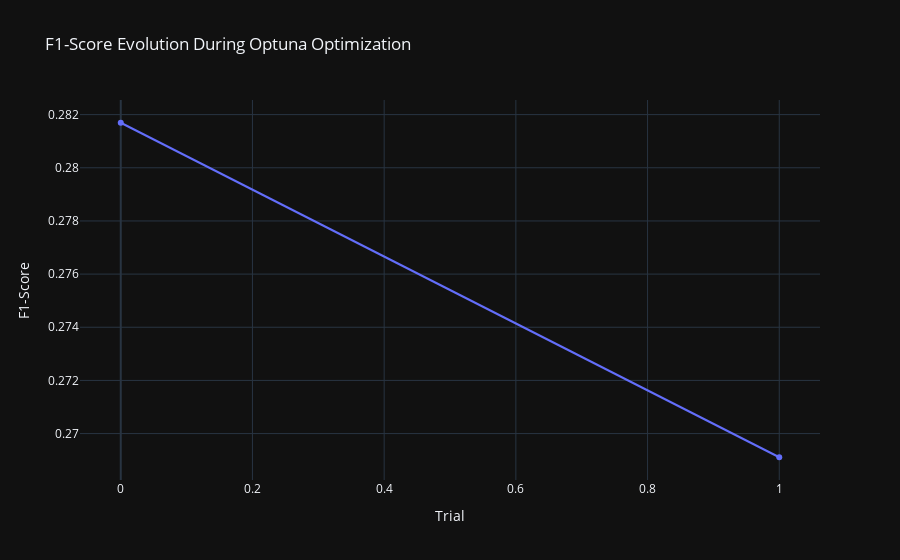

The notebook cell this image was saved under:
### Code cell
visualizations['f1_score_evolution']

### Figure 1 — Plotly figure (JSON) as saved in the notebook; plotly's stock layout.template omitted (floating-point values rounded to 4 significant figures)
{"data": [{"mode": "lines+markers", "name": "F1-score", "type": "scatter", "x": [0, 1], "y": [0.2817, 0.2691]}], "layout": {"title": {"text": "F1-Score Evolution During Optuna Optimization"}, "xaxis": {"title": {"text": "Trial"}}, "yaxis": {"title": {"text": "F1-Score"}}}}
